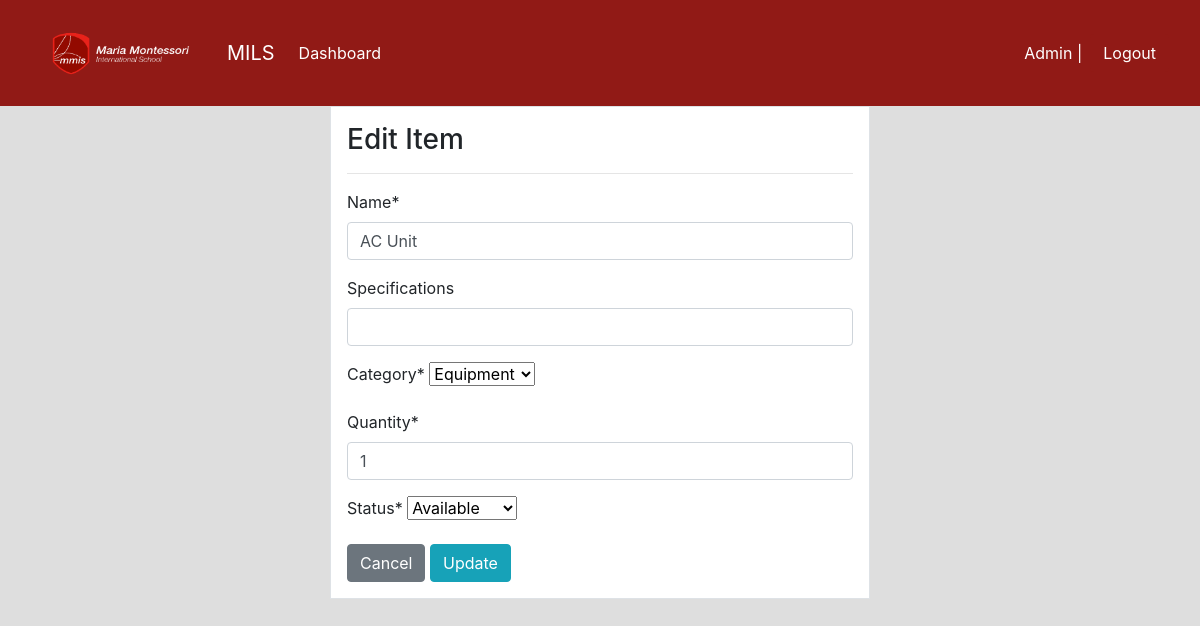
Screenshot of /product/update/22/ (signed in) with the database file from the repository.
### dashboard/models.py (models this page shows, shortened)
class Product(models.Model):
    name = models.CharField(max_length=100, null=True)
    specifications = models.CharField(max_length=10, blank=True, default=" ")
    category =  models.CharField(max_length=20, choices=CATEGORY)
    quantity = models.PositiveIntegerField(null=True)
    status = models.CharField(max_length=20, null=True, choices=STATUS)
    class Meta:
        verbose_name_plural = 'Product'

### dashboard/views.py (the view)
# urls.py: path('product/update/<int:pk>/', views.product_update, name='dashboard-product-update'),
@login_required
def product_update(request, pk):
    item = Product.objects.get(id=pk)
    if request.method =='POST':
        form = ProductForm(request.POST, instance=item)
        if form.is_valid():
            form.save()
            return redirect('dashboard-product')
    else:
        form = ProductForm(instance=item)
    context = {
        'form':form,
    }
    return render(request, 'dashboard/product_update.html', context)

### dashboard/forms.py
class ProductForm(forms.ModelForm):
    class Meta:
        model = Product
        fields = ['name', 'specifications', 'category', 'quantity', 'status']

### templates/dashboard/product_update.html (shortened to what this page needs)
{% extends 'partials/base.html' %}
{% load crispy_forms_filters %}
{% load crispy_forms_tags %}
{% block content %}
<div class="container">
    <div class="row">
        <div class="col-md-6 offset-md-3">
            <div class="border bg-white p-3">
                <h3> Edit Item </h3>
                <hr>
                <form method="POST">
                    {{ form|crispy }}
                    <a class="btn btn-secondary" href="{% url 'dashboard-product' %}"> Cancel </a>
                    <input class="btn btn-info" type="submit" value="Update">
                </form>
            </div>
        </div>
    </div>
</div>
{% endblock %}

### templates/partials/nav.html (shortened to what this page needs)
{% load static %}
<nav class="navbar navbar-expand-lg" style = "background-color:#911A16;">
    <div class="container-fluid">
        <a class = "navbar-brand" href="https://www.mmis.edu.ph"><img src = "{% static 'MMISBG.png' %}" width = "180" height="80"> </a>
        <a class="navbar-brand text-white d-inline-block align-top" href="{% url 'dashboard-index' %}">MILS</a>
        {% if user.is_authenticated %}
        <div class="collapse navbar-collapse" id="navbarSupportedContent">
                <ul class="navbar-nav mr-auto">
                    <li class="nav-item active">
                        <a class="nav-link text-white" href="{% url 'dashboard-index' %}">Dashboard </a>
                    </li>
                </ul>
                <ul class="navbar-nav ml-auto">
                    <li class="nav-item active">
                        <a class="nav-link text-white" href="{% url 'user-profile' %}"> {{user.username}} | </a>
                    </li>
                    <form method="post" action="{% url 'user-logout' %}" class="form-inline my-2 my-lg-0">
                        <button class="btn btn-" type="submit" style="background-color:#911A16; color:#FFFFFF;" >Logout</button>
                      </form>
                </ul>
            {% endif %}
        </div>
    </div>
</nav>

### static/style.css (style rules this page uses)
body { background: rgb(230, 227, 227); margin: 0px; }

### rows the page displays
Product: name "AC Unit", category "Equipment", quantity "1", status "Available"

### other values shown
{{ user.username }} "Admin"
